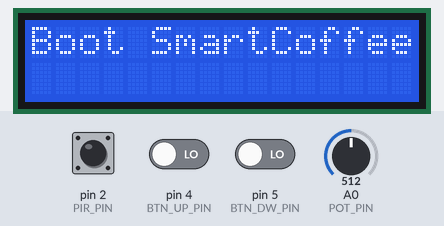
Simulated run of this sketch. Board: Arduino Uno, built with avr-gcc and run on an emulated ATmega328P. On the bench: 16×2 character LCD. The inputs (shaded band) are chosen by the test bench; at power-on: A0 (POT_PIN) = 512, pin 2 (PIR_PIN) HIGH, pin 4 (BTN_UP_PIN) LOW, pin 5 (BTN_DW_PIN) LOW. What the sketch prints to the serial monitor is not drawn.

Above: at 4.2 s.
4.3 s: A0 (POT_PIN) set to 698
6.5 s: A0 (POT_PIN) set to 666
8.0 s: A0 (POT_PIN) set to 900
At 10.08 s:
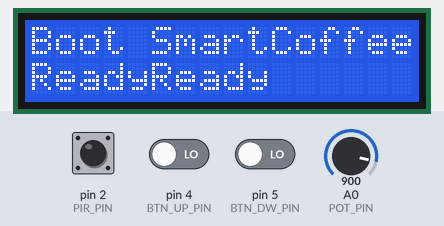
At 11.1 s:
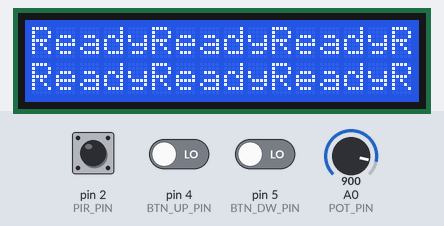
12.5 s: A0 (POT_PIN) set to 1005
15.5 s: A0 (POT_PIN) set to 1023
At 16.1 s:
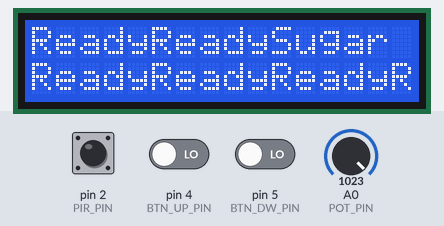
Timing chart, 0 to 18.5 s (numbered marks = the images above; inputs shaded):
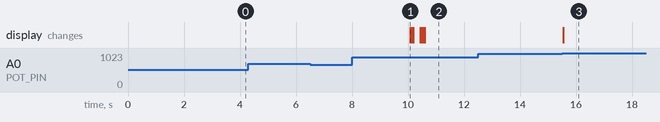

The sketch:

smart_cm.ino
```cpp
#include "Scheduler.h"
#include "CommTask.h"
#include "TaskManager.h"
#include "MsgService.h"

Scheduler* sched = new Scheduler();

bool refill = true;
bool recover = false;
int performedTest = 0;

void setup() {

  Serial.begin(9600);
  // Scheduler initialization
  sched->init(50);

  // Launch message service
  MsgService.init();

  // Add task for communicate with app
  CommTask* commTask = new CommTask();
  commTask->init(50);
  sched->addTask(commTask);

  // Add main task
  TaskManager* coffeeManager = new TaskManager();
  coffeeManager->init(50);
  sched->addTask(coffeeManager);
}

void loop() {
  sched->schedule();
}
```

Button.cpp
```cpp
#include "Button.h"

Button::Button(int pin) {
    this->pin = pin;
    pinMode(pin, INPUT);
}

bool Button::isPressed() {
    return digitalRead(pin) == HIGH;
}
```

Button.h
```cpp
#ifndef BUTTON_H
#define BUTTON_H

#include "Arduino.h"

class Button {

  private:
    int pin;

  public:
    Button(int pin);
    bool isPressed();

};

#endif
```

CommTask.cpp
```cpp
#include "CommTask.h"

CommTask::CommTask(){
}

void CommTask::init(int period){
  Task::init(period);
}

void CommTask::tick(){
  if (MsgService.isMsgAvailable()){
    Msg* msg = MsgService.receiveMsg();
    if (msg->getContent() == "MSG_REFILLED"){
      refill = false;
    } else if (msg->getContent() == "MSG_RECOVER") {
      recover = false;
    } else {
      MsgService.sendMsg("CommTask: unknown req: " + msg->getContent());
    }

  delete msg;
  }
}
```

CommTask.h
```cpp
#ifndef COMM_TASK_H
#define COMM_TASK_H

#include "Task.h"
#include "Config.h"
#include "MsgService.h"

extern bool refill;
extern bool recover;
extern int performedTest;

class CommTask: public Task {

    public:

      CommTask();
      void init(int period);
      void tick();

};

#endif
```

MsgService.cpp
```cpp
#include "MsgService.h"

String content;

MsgServiceClass MsgService;

bool MsgServiceClass::isMsgAvailable(){
  return msgAvailable;
}

Msg* MsgServiceClass::receiveMsg(){
  if (msgAvailable){
    Msg* msg = currentMsg;
    msgAvailable = false;
    currentMsg = NULL;
    content = "";
    return msg;
  } else {
    return NULL;
  }
}

void MsgServiceClass::init(){
  Serial.begin(9600);
  content.reserve(256);
  content = "";
  currentMsg = NULL;
  msgAvailable = false;
}

void MsgServiceClass::sendMsg(const String& msg){
  Serial.println(msg);
}

void serialEvent() {
  /* reading the content */
  while (Serial.available()) {
    char ch = (char) Serial.read();
    if (ch == '\n'){
      MsgService.currentMsg = new Msg(content);
      MsgService.msgAvailable = true;
    } else {
      content += ch;
    }
  }
}

bool MsgServiceClass::isMsgAvailable(Pattern& pattern){
  return (msgAvailable && pattern.match(*currentMsg));
}

Msg* MsgServiceClass::receiveMsg(Pattern& pattern){
  if (msgAvailable && pattern.match(*currentMsg)){
    Msg* msg = currentMsg;
    msgAvailable = false;
    currentMsg = NULL;
    content = "";
    return msg;
  } else {
    return NULL;
  }

}
```

MsgService.h
```cpp
#ifndef MSGSERVICE_H
#define MSGSERVICE_H

#include "Arduino.h"

class Msg {
  String content;

public:
  Msg(String content){
    this->content = content;
  }

  String getContent(){
    return content;
  }
};

class Pattern {
public:
  virtual boolean match(const Msg& m) = 0;
};

class MsgServiceClass {

public:

  Msg* currentMsg;
  bool msgAvailable;

  void init();

  bool isMsgAvailable();
  Msg* receiveMsg();

  bool isMsgAvailable(Pattern& pattern);

  /* note: message deallocation is responsibility of the client */
  Msg* receiveMsg(Pattern& pattern);

  void sendMsg(const String& msg);
};

extern MsgServiceClass MsgService;

#endif
```

Pir.cpp
```cpp
#include "Pir.h"


// Costruttore
Pir::Pir(int pin){
  this->pin = pin;
  pinMode(pin, INPUT);
}

// Rileva la presenza, HIGH = true, LOW = false
bool Pir::isDetected(){
  return digitalRead(pin) == HIGH;
}
```

Pir.h
```cpp
#ifndef PIR_H
#define PIR_H

#include "Arduino.h"

class Pir {

  private:
    int pin;

  public:
    Pir(int pin);
    bool isDetected();

};

#endif
```

Pot.cpp
```cpp
#include "Pot.h"


// Costruttore
Pot::Pot(int pin) {
    this->pin = pin;
    pinMode(pin, INPUT);
}

// Setta e restituisce il livello corrente inserito di zucchero
int Pot::getSugar() {
    int sugar = analogRead(pin);
    sugar = map(sugar, 0, 1023, 1, 4);
    return sugar;
}
```

Pot.h
```cpp
#ifndef POT_H
#define POT_H

#include "Arduino.h"

class Pot {

    private:
        int pin;

    public:
        Pot(int pin);
        int getSugar();
};

#endif
```

Product.cpp
```cpp
#include "Product.h"

Product::Product(String name, int currQuantity, int quantityMax){
    this->name = name;
    this->currQuantity = currQuantity;
    this->quantityMax = quantityMax;
}

String Product::getName(){
    return this->name;
}

int Product::getCurrQuantity(){
    return this->currQuantity;
}

void Product::setCurrQuantity(int newQuantity){
    this->currQuantity = newQuantity;
}

int Product::getQuantityMax(){
    return this->quantityMax;
}

void Product::decrease(){
    this->currQuantity = this->currQuantity - 1;
}
```

Product.h
```cpp
#ifndef PRODUCT_H
#define PRODUCT_H

#include "Arduino.h"

class Product {
    private:
        String name;
        int currQuantity;
        int quantityMax;

    public:
        Product(String name, int currQuantity, int quantityMax);
        String getName();
        int getCurrQuantity();
        void setCurrQuantity(int newQuantity);
        int getQuantityMax();
        void decrease();

};

#endif
```

Scheduler.cpp
```cpp
#include "Scheduler.h"

void Scheduler::init(int basePeriod){
  this->basePeriod = basePeriod;
  timer.setupPeriod(basePeriod);
  nTasks = 0;
}

bool Scheduler::addTask(Task* task){
  if (nTasks < MAX_TASKS-1){
    taskList[nTasks] = task;
    nTasks++;
    return true;
  } else {
    return false;
  }
}

void Scheduler::schedule(){
  timer.waitForNextTick();
  for (int i = 0; i < nTasks; i++){
    if (taskList[i]->updateAndCheckTime(basePeriod)){
      taskList[i]->tick();
    }
  }
}
```

Scheduler.h
```cpp
#ifndef SCHEDULER_H
#define SCHEDULER_H

#include "Timer.h"
#include "Task.h"
#define MAX_TASKS 10

class Scheduler {

 int basePeriod;
 int nTasks;
 Task* taskList[MAX_TASKS];
 Timer timer;
public:

 void init(int basePeriod);
 virtual bool addTask(Task* task);
 virtual void schedule();

};

#endif
```

ServoMotor.cpp
```cpp
#include "ServoMotor.h"

#define START_PROCESS 0
#define END_PROCESS 180

ServoMotor::ServoMotor(int pin) {
  this->pin = pin;
}

void ServoMotor::on() {
    motor.attach(pin);
}

void ServoMotor::setPosition(int angle) {
    motor.write(angle);
}

void ServoMotor::off() {
    motor.detach();
}

void ServoMotor::makingOrder() {
    //ruota fino a 180
    motor.write(END_PROCESS);
}

void ServoMotor::reset() {
    motor.write(START_PROCESS);
}
```

ServoMotor.h
```cpp
#ifndef SERVO_MOTOR_H
#define SERVO_MOTOR_H

#include "ServoTimer2.h"
#include "Arduino.h"

class ServoMotor {

    private:
        int pin;
        ServoTimer2 motor;

    public:
        ServoMotor(int pin);

        virtual void on();
        virtual void setPosition(int angle);
        virtual void off();

        virtual void makingOrder(); // Rotate from 0 to 180
        virtual void reset(); // Rotate form 180 to 0,


};

#endif
```

Sonar.cpp
```cpp
#include "Sonar.h"

Sonar::Sonar(int echoP, int trigP) : echoPin(echoP), trigPin(trigP){
  pinMode(trigPin, OUTPUT);
  pinMode(echoPin, INPUT);

}

float Sonar::getDistance(){
    digitalWrite(trigPin,LOW);
    delayMicroseconds(3);
    digitalWrite(trigPin,HIGH);
    delayMicroseconds(5);
    digitalWrite(trigPin,LOW);

    float tUS = pulseIn(echoPin, HIGH);
    float t = tUS / 1000.0 / 1000.0 / 2;
    float distance = t*vs;
    return distance;
}
```

Sonar.h
```cpp
#ifndef SONAR_H
#define SONAR_H

#include "Arduino.h"

class Sonar {

  private:
    const float vs = 331.5 + 0.6*20;
    int echoPin, trigPin;

  public:
    Sonar(int echoPin, int trigPin);
    float getDistance();

};

#endif
```

Task.h
```cpp
#ifndef TASK_H
#define TASK_H

class Task {
  protected:
    int myPeriod;
    int timeElapsed;

  public:
    virtual void init(int period){
      myPeriod = period;
      timeElapsed = 0;
    }

    virtual void tick() = 0;

    bool updateAndCheckTime(int basePeriod){
      timeElapsed += basePeriod;
      if (timeElapsed >= myPeriod){
        timeElapsed = 0;
        return true;
      } else {
        return false;
      }
    }

};

#endif
```

TaskManager.cpp
```cpp
#include "TaskManager.h"
#include <LiquidCrystal.h>

// Display
LiquidCrystal lcd(RS, E, D4, D5, D6, D7);

TaskManager::TaskManager() {
    buttonUp = new Button(BTN_UP_PIN);
    buttonDown = new Button(BTN_DW_PIN);
    buttonMake = new Button(BTN_MAKE_PIN);
    potSugar = new Pot(POT_PIN);
    servoMotor = new ServoMotor(SERVO_PIN);
    pirSensor = new Pir(PIR_PIN);
    sonarSensor = new Sonar(SONAR_ECHO, SONAR_TRIG);
    temperatureSensor = new Thermometer(TEMP_PIN);
}

void TaskManager::init(int period) {
    Task::init(period);
    lcd.begin(16, 2);
    state = BOOT;
}

void TaskManager::tick() {
    switch(state) {

        case STANDBY: {
            set_sleep_mode(SLEEP_MODE_PWR_DOWN);
            sleep_enable();
            sleep_mode();
            sleep_disable();

            if(pirSensor->isDetected()) {
                afk = 0;
                state = READY;
            }
            break;
        }
        case BOOT: {
            // Welcome message
            lcd.print("Boot SmartCoffee");
            delay(5000);

            // Initialize product
            sugar = 2;
            for(int i=0; i < productTypeNum; i++){
                product[i]->setCurrQuantity(product[i]->getQuantityMax());
            }
            refill = false;

            //Ready
            currCheckTime = millis();
            afkStart = false;
            MsgService.sendMsg("Working");
            state = READY;
            break;
        }
        case READY: {

            // Check if pir detect and start countdown for sleep mode
            if(millis() - afk < idleTime){
                afkStart = false;
                MsgService.sendMsg("Idle");
                state = STANDBY;
            }
            if(!pirSensor->isDetected() && afkStart == false) {
                afk = millis();
                afkStart = true;
            } else if(pirSensor->isDetected()){
                afk = 0;
                afkStart = false;
            }

            // Check self-test
            if(millis() - currCheckTime > timeCheck){
                state = SELF_TEST;
            }

            // Check status product
            prodFinished = 0;
            for(int i=0; i < productTypeNum; i++){
                if(product[i]->getCurrQuantity() == 0){
                    prodFinished++;
                }
                MsgService.sendMsg(product[i]->getName() + product[i]->getCurrQuantity());
            }

            if(prodFinished == productTypeNum){
                refill = true;
                MsgService.sendMsg("Assistance");
                state = ASSISTANCE;
            }

            if(state == READY){
                lcd.print("Ready");

                // Select sugar
                if(sugar != potSugar->getSugar()){
                    sugar = potSugar->getSugar();
                    lcd.print("Sugar level: " + String(sugar));
                    delay(5000);
                    lcd.print("Ready");
                }

                // Waiting selection product
                if(buttonUp->isPressed() || buttonDown->isPressed()){
                    state = SELECTION;
                }
            }
            break;
        }
        case SELECTION: {
            currProductIndex = 0; // First product selected
            unsigned long startCount = millis(); // Save time selection
            // Loop for select product
            while(millis() - startCount < 5000 ){
                lcd.print(product[currProductIndex]->getName());
                // Go back
                if(buttonDown->isPressed()){
                    startCount = millis();
                    if(currProductIndex > 0){
                    currProductIndex--;
                    } else {
                        currProductIndex = 2;
                    }
                }  // Go foreward
                else if(buttonUp->isPressed()){
                    startCount = millis();
                    if(currProductIndex < 2){
                    currProductIndex++;
                    } else {
                        currProductIndex = 0;
                    }
                }  // Make order
                else if(buttonMake->isPressed()){
                    // Check if product is avaible, otherwise return error
                    if(product[currProductIndex]->getCurrQuantity() >0){
                        product[currProductIndex]->decrease();
                        state = EXECUTION;
                    } else {
                        lcd.print("Product finished");
                    }
                }
            }
            state = READY;
            break;
        }
        case EXECUTION: {
            lcd.print("Making " + product[currProductIndex]->getName());

            makingProductTime = millis();
            servoMotor->makingOrder();

            if(millis() - makingProductTime < makingTime) {
                lcd.print("The " + product[currProductIndex]->getName() + "is ready");
                currTimeWaiting = millis();
                state = WAITING_CUSTOMER;
            }
            break;
        }
        case WAITING_CUSTOMER: {
            // gestore sensore
            if(sonarSensor->getDistance() >= distTrigger || millis()- currTimeWaiting < timeoutTime) {
                servoMotor->reset();
                state = READY;
            }

            break;
        }
        case ASSISTANCE: {
            lcd.print("Assistance Required");

            // Refill error
            if(refill == false){
                // Refill products
                for(int i = 0; i < productTypeNum; i++){
                    product[i]->setCurrQuantity(product[i]->getQuantityMax());
                }
            }

            // Self-Test error
            if(refill == false && recover == false){
                state = READY;
            }
            break;
        }
        case SELF_TEST: {
            //movimento servo andata ritorno
            servoMotor->makingOrder();
            servoMotor->reset();

            // Check Temperature
            int currTemp = temperatureSensor->getTemperature();
            if(currTemp >= tempMin && currTemp <= tempMax){
                performedTest++; // Increase test passed successfuly
                currCheckTime = millis(); // Restore time for next self-test
                MsgService.sendMsg("SelfTestPassed");
                state = READY;
            } else {
                recover = true;
                MsgService.sendMsg("Assistance");
                state = ASSISTANCE;
            }
            break;
        }
    }
}
```

TaskManager.h
```cpp
#ifndef TASK_MANAGER_H
#define TASK_MANAGER_H

#include "Config.h"
#include "MsgService.h"

#include "Button.h"
#include "Pot.h"
#include "ServoMotor.h"
#include "Pir.h"
#include "Sonar.h"
#include "Thermometer.h"

#include "Task.h"
#include "Timer.h"
#include "Product.h"

#include "Arduino.h"
#include <avr/sleep.h>

// Assistance mode
extern bool refill;
extern bool recover;
extern int performedTest;

class TaskManager: public Task {
  private:
    // Controller
    Button* buttonUp;
    Button* buttonDown;
    Button* buttonMake;
    Pot* potSugar;
    ServoMotor* servoMotor;

    // Sensor
    Pir* pirSensor;
    Sonar* sonarSensor;
    Thermometer* temperatureSensor;

    // For sleep mode
    int afk;
    bool afkStart;
    int idleTime;

    // Product ------Da modificare il massimo------
    static const int productTypeNum = 3; //Type of product
    Product* coffee = new Product("Coffee", 0, 3);
    Product* tea = new Product("Tea", 0, 2);
    Product* chocolate = new Product("Chocolate", 0, 2);
    Product* product[productTypeNum] ={coffee, tea, chocolate};
    int currProductIndex;
    int prodFinished; //Used to check status product
    int sugar;

    // Period check
    unsigned long currCheckTime;
    unsigned long timeCheck = 180000;

    // Temperature
    int tempMin = 17;
    int tempMax = 24;

    // Sonar relevation
    int distTrigger = 40;
    int timeoutTime = 5000;
    int currTimeWaiting;

    // Making product
    int makingTime = 10000;
    int makingProductTime;

    // State of machine
    enum { BOOT, READY, SELECTION, EXECUTION, WAITING_CUSTOMER, STANDBY, ASSISTANCE, SELF_TEST} state;

  public:

      TaskManager();
      void init(int period);
      void tick();

};

#endif
```

Thermometer.cpp
```cpp
#include "Thermometer.h"

Thermometer::Thermometer(int pin) {
    this->pin = pin;
    pinMode(pin, INPUT);
}

int Thermometer::getTemperature() {
    int current_temp = analogRead(this->pin);
    float voltage = current_temp * AREF_VOLTAGE;
    voltage /= 1024.0;
    int temperature = (voltage - 0.5) * 100;
    return temperature;
}

String Thermometer::toString() {
    return getTemperature() + " °C";
}
```

Thermometer.h
```cpp
#ifndef THERMOMETER_H
#define THERMOMETER_H

#include "Arduino.h"

#define AREF_VOLTAGE 3.3

class Thermometer {

    private:
        int pin;

    public:
        Thermometer(int pin);
        int getTemperature();
        String toString();
};

#endif
```

Timer.h
```cpp
#ifndef TIMER_H
#define TIMER_H

#include "Arduino.h"

class Timer {

    public:
    Timer();
    void setupFreq(int freq);
    /* period in ms */
    void setupPeriod(int period);
    void waitForNextTick();

};


#endif
```

Config.h
```cpp
// Button
#define BTN_UP_PIN 4
#define BTN_DW_PIN 5
#define BTN_MAKE_PIN 6

// Potentiometer
#define POT_PIN A0

// Servo
#define SERVO_PIN 13

// Pir
#define PIR_PIN 2

// Sonar
#define SONAR_TRIG 16
#define SONAR_ECHO 15

// Temperature sensor
#define TEMP_PIN 3

// Display
// Selezione registro
#define RS 7
// Abilitazione operazioni lettura/scrittura
#define E 8
// Bus dati per scambio info
#define D4 9
// Bus dati per scambio info
#define D5 10
// Bus dati per scambio info
#define D6 11
// Bus dati per scambio info
#define D7 12
```

Source omitted: Timer.cpp (1620 bytes)

Measured:
- the behaviour switches between 1022 and 1023 on A0 (POT_PIN) (found by bisection; images 2 and 3)
- after the input at 4.3 s, every drawn part: stays the same
- after the input at 6.5 s, every drawn part: stays the same
- after the input at 8.0 s, the display: changes after 2.1 s (image 1)
- after the input at 12.5 s, every drawn part: stays the same
- after the input at 15.5 s, the display: changes at once (image 3)
